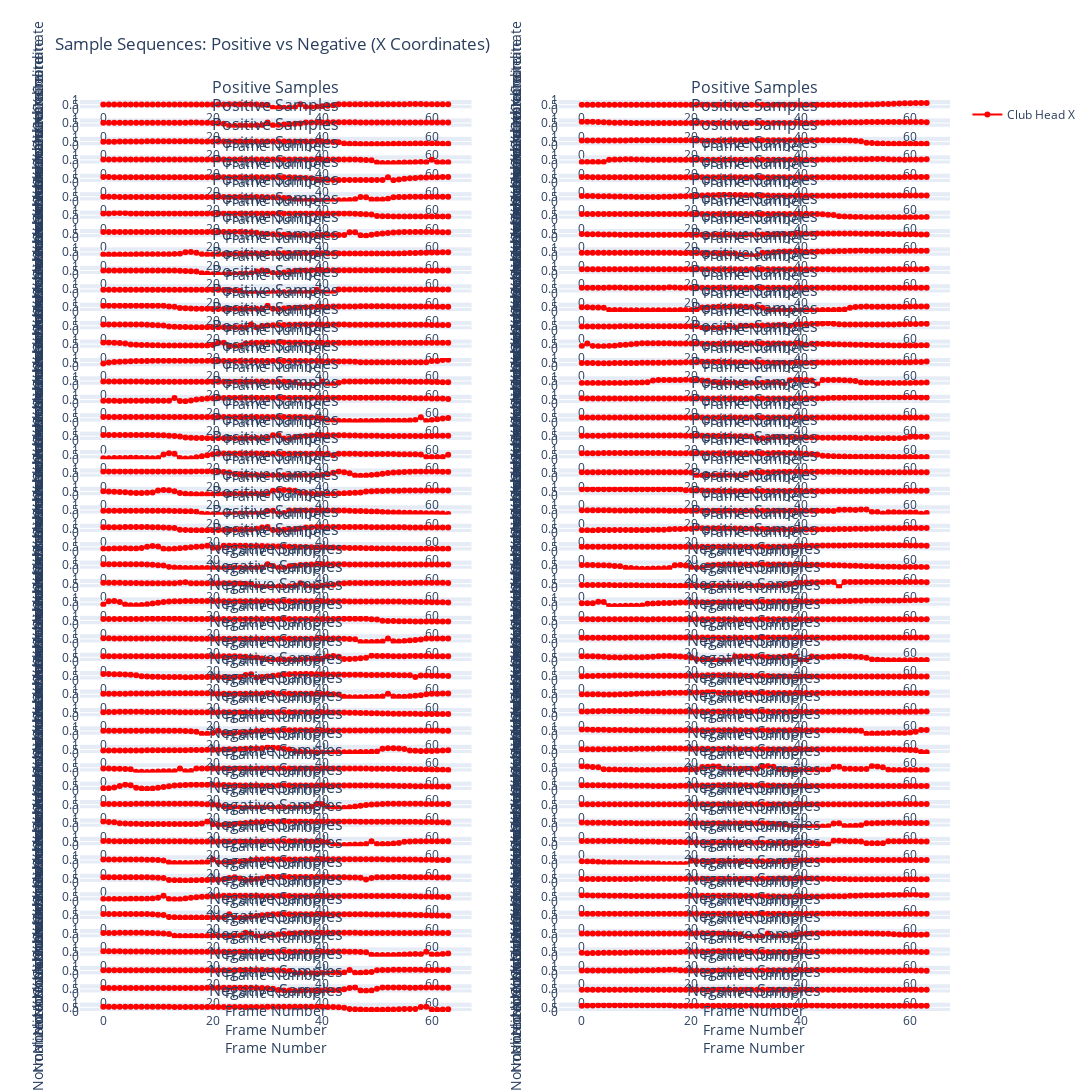

Here is the notebook cell this chart was saved with:
### Code cell
plot_sample_sequences(combined_sequences, combined_labels, num_samples=50)
